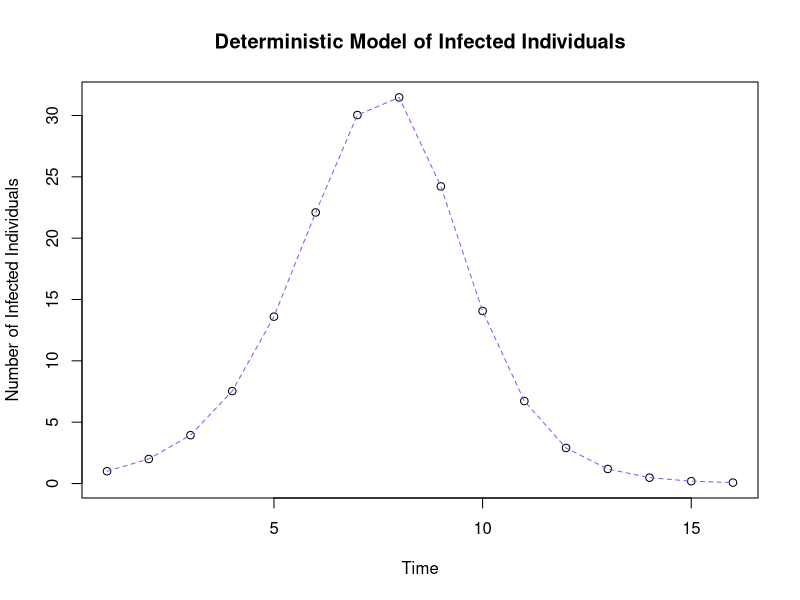
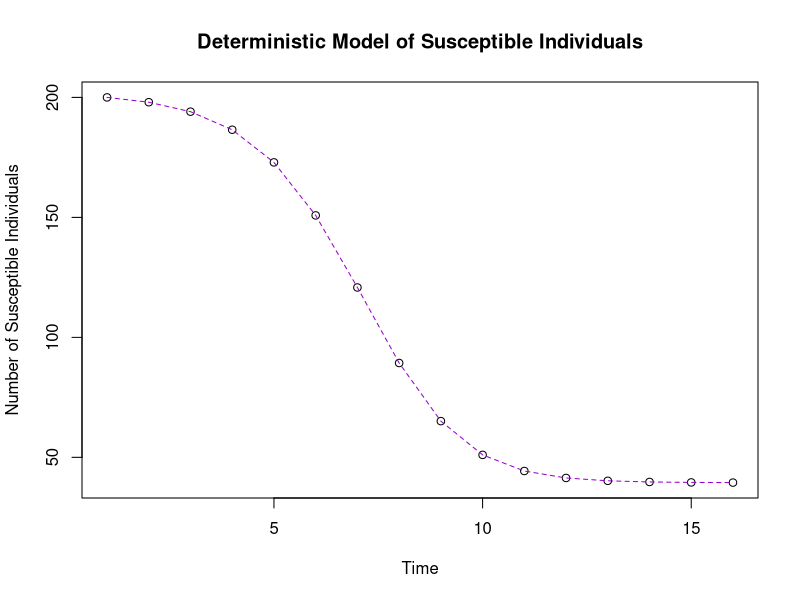

These figures' R source, in order: (Note: this script raises an error after producing the figures.)
########################
### Reed-Frost Model ###
########################
##    Deterministic   ##
########################
rf.deterministic<-function(p,I0,S0){
  q<-1-p
  I=rep(0,15)
  S=rep(0,15)
  S[1]=S0
  I[1]=I0
  for (t in 1:15){
    I[t+1]=S[t]*(1-q^(I[t]))
    S[t+1]=S[t]-I[t+1]
  }
  list(I0=I0,S0=S0,I=I,S=S)
}

determ.results<-rf.deterministic(p=0.01,I0=1,S0=200)
  
plot(determ.results$I,ylab="Number of Infected Individuals",xlab="Time",
     main="Deterministic Model of Infected Individuals")
lines(determ.results$I,lty=2,col="#6666FF")
plot(determ.results$S,ylab="Number of Susceptible Individuals",xlab="Time",
     main="Deterministic Model of Susceptible Individuals")
lines(determ.results$S,lty=2,col="#9900CC")

########################
##      Stochastic    ##
########################
##       One Rep      ##
########################
p=0.01
q=1-p
II=rep(0,15)
SS=rep(0,15)
SS[1]=100
II[1]=1

rf.deterministic<-func
for (i in 1:10){
  II[i+1]=rbinom(1,SS[i],(1-q^(II[i])))
  SS[i+1]=SS[i]-II[i+1]
}

plot(II,type="l")

###########################
##      Stochastic       ##
###########################
##    Many Simulations   ##
###########################
# S0 initial number of susceptibles
# I0 initial number of infectious
# n number of trials

reedfrost <- function(p, I0, S0, n) {
  q<-1-p
  s<-St<-rep(S0,n)
  i<-It<-rep(I0,n)

  time<-0

  while (sum(It)>0){
    It<-rbinom(n,St,1-(q^It))
    St<-St-It
    i<-rbind(i,It)
    s<-rbind(s,St)
    time<-time+1
  }
  i<-as.matrix(i)
  s<-as.matrix(s)
  list(I0=I0,S0=S0,p=p,n=n,i=i,s=s)
}


## Number of infected plot ## 
infect.plot<-function(rfsim){
  t<-nrow(rfsim$i)-1 # time it takes to reach zero infectious
  plot(x=(0:t),y=rfsim$i[,1],type="l",ylim=c(0,max(rfsim$i)),
       xlab="Time",ylab="Number of Infectious Individuals")
  n<-ncol(rfsim$i)
  if (ncol(rfsim$i)>1){
    for (i in 2:n){
      lines(x=0:t,y=rfsim$i[,i],col=i)
    }
  }
}

## Number of susceptible plot ## 
sus.plot<-function(rfsim){
  t<-nrow(rfsim$s)-1 # time it takes to reach zero infectious
  plot(x=(0:t),y=rfsim$s[,1],type="l",ylim=c(0,max(rfsim$s)),
       xlab="Time",ylab="Number of Susceptible Individuals")
  n<-ncol(rfsim$s)
  if (ncol(rfsim$s)>1){
    for (i in 2:n){
      lines(x=0:t,y=rfsim$s[,i],col=i)
    }
  }
}

## Example ## 
rf.result <- reedfrost(p=0.01, I0=1, S0=200, n=10)
infect.plot(rf.result)
sus.plot(rf.result)

###########################
##         MLE           ##
##     estimating p      ##
###########################
##    simulated data     ##
###########################
## p=0.05, I0=3, S0=500 ##
###########################
rf.result.determ<-rf.deterministic(p=0.05,I0=3,S0=500)
rf.result.stoch <- reedfrost(p=0.05, I0=3, S0=500, n=10)
I1<-c(3,65,425,10,0) 
S1<-c(500,435,10,0,0)

rf.llike<-function(q,I,S){
  LL<-rep(0,length(I)-1)
  for (t in 1:(length(I)-1)){
  
    LL[t]<-lfactorial(S[t])-lfactorial(I[t+1])-lfactorial(S[t]-I[t+1])+
      (I[t+1])*log(1-q^I[t])+
        I[t]*(S[t]-I[t+1])*log(q)
  }
  LL<-list(LL)
  LL<-rapply( LL, f=function(x) ifelse(is.nan(x),0,x), how="replace" )
  LL<-unlist(LL)
  sum(LL)
}


MLE=optimize(f=rf.llike,I=I1,S=S1,lower=0,upper=1,
            maximum=TRUE)
qhat=MLE$maximum                    #  ML estimate of q
qhat
phat=1-qhat
phat
llikeval=MLE$objective


qs<-seq(0,1,by=0.001)
rf.llikevals<-sapply(qs,rf.llike,I=I1,S=S1)

plot(qs,rf.llikevals,type="l",main="Log-Likelihood of Reed-Frost Model",
     xlab="q (1-p)",
     ylab="Log-Likelihood")
abline(v=qhat,lty=2)
abline(h=llikeval,lty=2)







